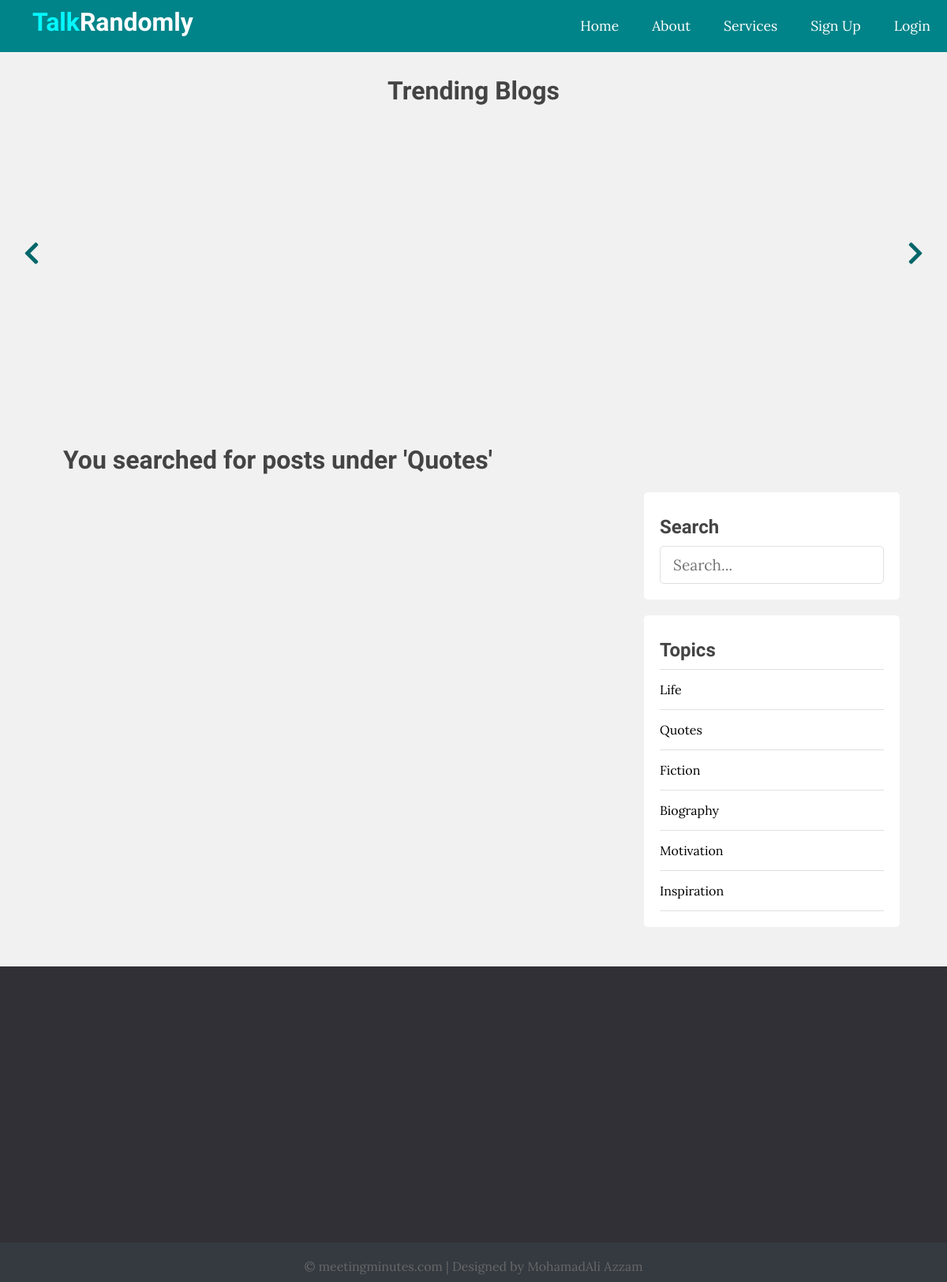
The app's page /index.php?t_id=4&name=Quotes with its own data.
### tables this page shows
CREATE TABLE `topics` (
  `id` int(11) NOT NULL,
  `name` varchar(100) NOT NULL,
  `description` text NOT NULL
);

### app/controllers/topics.php (called while the page is built, shortened)
<?php
include ROOT_PATH . '/app/database/db.php';
$table = 'topics';
$topics = selectAll($table);

### app/database/db.php (called while the page is built, shortened)
<?php
require 'connect.php';
function selectAll($table, $conditions = [])
{
    global $conn;
    $sql = "SELECT * FROM $table";
    if (empty($conditions)) {
        $stmt = $conn->prepare($sql);
        $stmt->execute();
        $records = $stmt->get_result()->fetch_all(MYSQLI_ASSOC);
        return $records;
    }
}

### index.php (the view, shortened to what this page needs)
<?php
include ROOT_PATH . '/app/controllers/topics.php';
$postsTitle = 'Recent Posts';
if (isset($_GET['t_id'])) {
    $postsTitle = "You searched for posts under '" . $_GET['name'] . "'";
} else if (isset($_POST['search-term'])) {
    $postsTitle = "You searched for '" . $_POST['search-term'] . "'";
    $posts = searchPosts($_POST['search-term']);
} else {
    $posts = getPublishedPosts();
}
?>
<!DOCTYPE html>
<html lang="en">
<head>
    <link rel="stylesheet" href="https://use.fontawesome.com/releases/v5.8.2/css/all.css">
    <link rel="stylesheet" href="assets/css/style.css">
</head>
<body>
    <?php include ROOT_PATH . '/app/includes/header.php'; ?>
    <div class="page-wrapper">
        <div class="post-slider">
            <h1 class="slider-title">Trending Blogs</h1>
            <i class="fa fa-chevron-left prev"></i>
            <i class="fa fa-chevron-right next"></i>
            <div class="post-wrapper">
            </div>
        </div>
        <div class="content clearfix">
            <div class="main-content">
                <h1 class="recent-post-title"><?php echo $postsTitle; ?></h1>
            </div>
            <div class="sidebar">
                <div class="section search">
                    <h2 class="section-title">Search</h2>
                    <form action="index.php" method="post">
                        <input type="text" name="search-term" class="text-input" placeholder="Search...">
                    </form>
                </div>
                <div class="section topics">
                    <h2 class="section-title">Topics</h2>
                    <ul>
                        <?php foreach ($topics as $key => $topic) : ?>
                            <li><a href="<?php echo BASE_URL . '/index.php?t_id=' . $topic['id'] . '&name=' . $topic['name']; ?>"><?php echo $topic['name']; ?></a></li>
                        <?php endforeach; ?>
                    </ul>
                </div>
            </div>
        </div>
    </div>
    <?php include ROOT_PATH . '/app/includes/footer.php'; ?>
</body>
</html>

### assets/css/style.css (style rules this page uses)
* { box-sizing: border-box; }
html, body { height: 100%; padding: 0px; margin: 0px; background: #f1f1f1; font-family: 'Lora', serif; }
h1, h2, h3, h4, h5, h6 { font-family: 'Candal', serif; color: #444; margin: 5px; }
a { text-decoration: none; color: inherit; }
.clearfix::after { content: ''; display: block; clear: both; }
.text-input { padding: .7rem 1rem; display: block; width: 100%; border-radius: 5px; border: 1px solid #e0e0e0; outline: none; color: #444; line-height: 1.5rem; font-size: 1.2em; font-family: 'Lora', serif; }
.page-wrapper { min-height: 100%; }
.post-slider { position: relative; }
.post-slider .slider-title { text-align: center; margin: 30px auto; }
.post-slider .next { position: absolute; top: 50%; right: 30px; font-size: 2em; color: #006669; cursor: pointer; }
.post-slider .prev { position: absolute; top: 50%; left: 30px; font-size: 2em; color: #006669; cursor: pointer; }
.post-slider .post-wrapper { width: 84%; height: 350px; margin: 0 auto; overflow: hidden; padding: 10px 0 10px 0; }
.content { width: 90%; margin: 30px auto 30px; }
.content .main-content { width: 70%; float: left; }
.content .main-content .recent-post-title { margin: 20px; }
.content .sidebar { width: 30%; float: left; }
.content .sidebar .section { background: #fff; padding: 20px; border-radius: 5px; margin-bottom: 20px; }
.content .sidebar .section .section-title { margin: 10px 0 10px 0; }
.content .sidebar .section.search { margin-top: 80px; }
.content .sidebar .section.topics ul { margin: 0; padding: 0; list-style: none; border-top: 1px solid #e0e0e0; }
.content .sidebar .section.topics ul li a { display: block; padding: 15px 0 15px 0; border-bottom: 1px solid #e0e0e0; transition: all .3s; }

### records on screen
topics: name "Life"
topics: name "Quotes"
topics: name "Fiction"
topics: name "Biography"
topics: name "Motivation"
topics: name "Inspiration"

### other values on screen
$postsTitle "You searched for posts under 'Quotes'"
